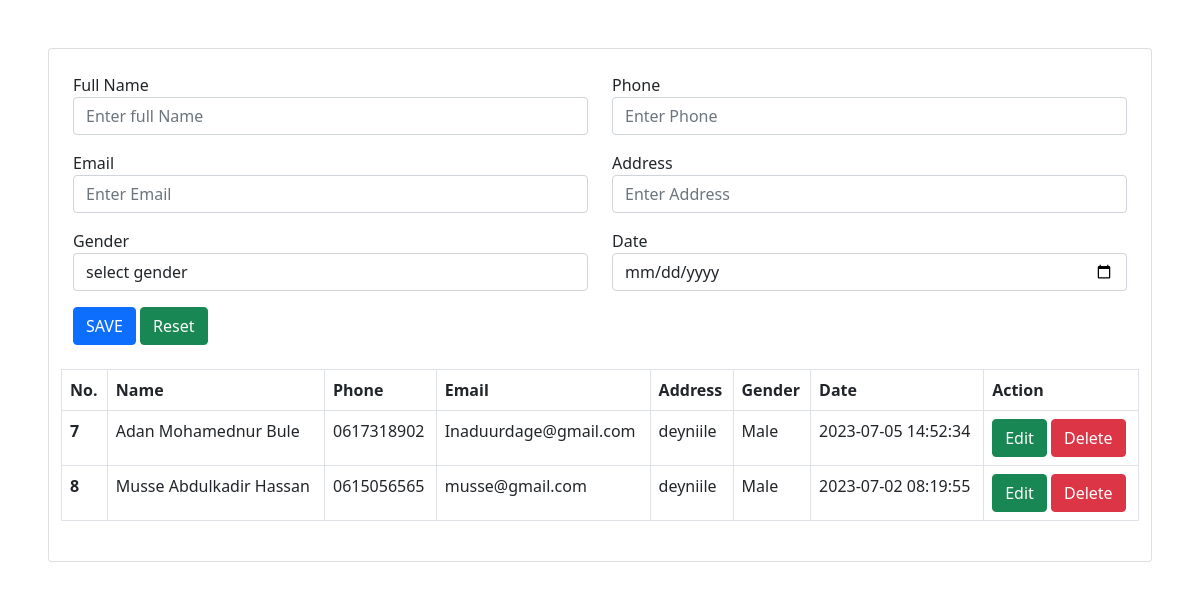
Screenshot of /CRUD/index.php with the database file from the repository.
### tables this page shows
CREATE TABLE `crud` (
  `ID` int(11) NOT NULL,
  `Name` varchar(100) NOT NULL,
  `Phone` varchar(50) NOT NULL,
  `Email` varchar(100) NOT NULL,
  `Address` varchar(100) NOT NULL,
  `C_Date` date NOT NULL,
  `R_Date` timestamp NOT NULL DEFAULT current_timestamp() ON UPDATE current_timestamp(),
  `Gender` varchar(50) NOT NULL
);

### CRUD/index.php (the view, shortened to what this page needs)
<!DOCTYPE html>
<html>
<head>
    <link href="https://cdn.jsdelivr.net/npm/bootstrap@5.0.2/dist/css/bootstrap.min.css" rel="stylesheet"
>
</head>
<body>
    <div class="card m-5">
        <div class="card-body">
            <?php
    include ("Connection.php");
?>
            <form action="" class="" method="post">
                <div class="row p-2">
                    <div class="col-6">
                        <div class="form-group">
                            <label for="Full Name">Full Name</label>
                            <input type="text" class="form-control" Name="name" id="name" placeholder="Enter full Name"
                                required>
                        </div>
                    </div>
                    <div class="col-6">
                        <div class="form-group">
                            <label for="Phone">Phone</label>
                            <input type="text" class="form-control" Name="phone" id="phone" placeholder="Enter Phone"
                                required>
                        </div>
                    </div>
                </div>
                <div class="row p-2">
                    <div class="col-6">
                        <div class="form-group">
                            <label for="Email">Email</label>
                            <input type="email" class="form-control" Name="email" id="email" placeholder="Enter Email"
                                required>
                        </div>
                    </div>
                    <div class="col-6">
                        <div class="form-group">
                            <label for="Address">Address</label>
                            <input type="text" class="form-control" Name="address" id="address"
                                placeholder="Enter Address" required>
                        </div>
                    </div>
                </div>
                <div class="row p-2">
                    <div class="col-6">
                        <div class="form-group">
                            <label for="Email">Gender</label>
                            <select name="gender" id="gender" class="form-control" required">
                                <option value="">select gender</option>
                            </select>
                        </div>
                    </div>
                    <div class="col-6">
                        <div class="form-group">
                            <label for="date">Date</label>
                            <input type="Date" class="form-control" Name="date" id="date" name="date">
                        </div>
                    </div>
                    <div class="row pt-3 pl-0 pr-0 ">
                        <div>
                            <button type="submit" name="save" class="btn btn-primary">SAVE</button>
                            <button type="reset" name="reset" class="btn btn-success">Reset</button>
                        </div>
                    </div>
            </form>
            <table class="table table-bordered mt-4">
                <thead>
                    <tr>
                        <th scope="col">No.</th>
                        <th scope="col">Name</th>
                        <th scope="col">Phone</th>
                        <th scope="col">Email</th>
                        <th scope="col">Address</th>
                        <th scope="col">Gender</th>
                        <th scope="col">Date</th>
                        <th scope="col">Action</th>
                    </tr>
                </thead>
                <tbody>
                    <?php
                $reslut = mysqli_query($conn, "SELECT *FROM crud");
                while($row = mysqli_fetch_array($reslut)){
                ?>
                    <tr>
                        <th><?php echo$row[0];?></th>
                        <td><?php echo$row[1];?></td>
                        <td><?php echo$row[2];?></td>
                        <td><?php echo$row[3];?></td>
                        <td><?php echo$row[4];?></td>
                        <td><?php echo$row[7];?></td>
                        <td><?php echo$row[6];?></td>
                        <?php echo "
                        <td>
                            <a href='update.php?id=$row[0]&name1=$row[1]&phoneno= $row[2]&emal=$row[3]&address=$row[4]&gender=$row[7]&date=$row[5]'class='btn btn-success'>Edit</a>
                            <a href='delete.php?id=$row[0]' onclick = 'return ConformDelete()' class='btn btn-danger'>Delete</a>
                        </td>";
                        ?>
                    </tr>
                    <?php }?>
                </tbody>
            </table>
        </div>
    </div>
</body>
</html>

### rows the page displays
crud: ID "7", Name "Adan Mohamednur Bule", Phone "0617318902", Email "Inaduurdage@gmail.com", Address "deyniile", Gender "Male", R_Date "2023-07-05 14:52:34"
crud: ID "8", Name "Musse Abdulkadir Hassan", Phone "0615056565", Email "musse@gmail.com", Address "deyniile", Gender "Male", R_Date "2023-07-02 08:19:55"
